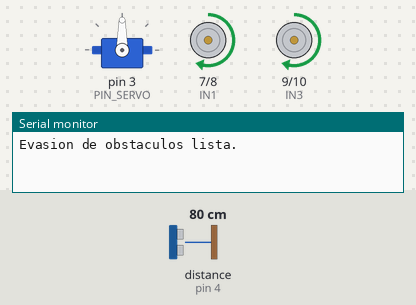
A sketch run on a simulated Arduino Uno, built with avr-gcc and run on an emulated ATmega328P. On the bench: servo, motor-driver pin pairs drawn as motors (green arrow = first pin HIGH = forward, orange = second pin HIGH = backward, longer = more drive, scaled by the enable pin), the last lines printed to the serial monitor. Wiring (inferred from the names in the program): ultrasonic range finder: trigger pin 2; echo pin 4. The test bench sets the inputs (shaded band); at power-on: distance to the obstacle (sensor on pin 4) 80 cm. The echo pulse lasts 58.3 µs per cm.

Above: at 2.2 s.
2.3 s: distance to the obstacle (sensor on pin 4) set to 22 cm
3.8 s: distance to the obstacle (sensor on pin 4) set to 18 cm
At 4.25 s:
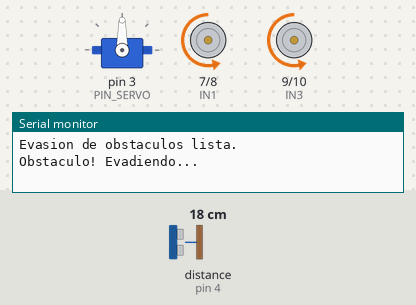
At 4.85 s:
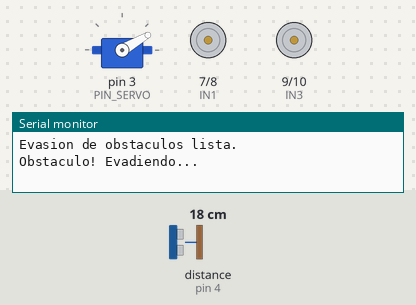
6.8 s: distance to the obstacle (sensor on pin 4) set to 35 cm
9.8 s: distance to the obstacle (sensor on pin 4) set to 2 cm
At 12.33 s:
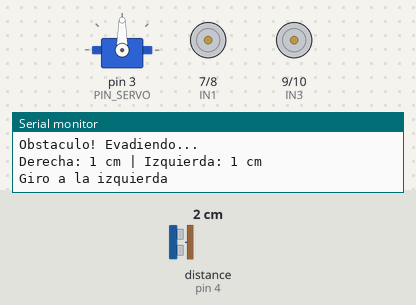
Timing chart, 0 to 13.8 s (numbered marks = the images above; inputs shaded):
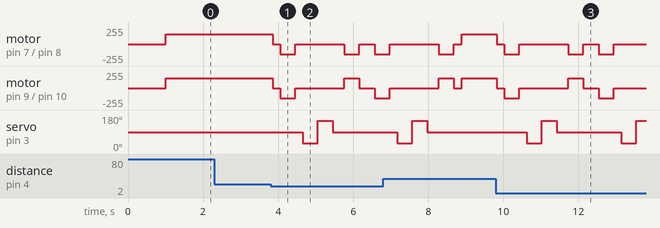

The sketch:

04_obstacle_avoidance.ino
```cpp
/*
 * 04_obstacle_avoidance.ino
 * -----------------------------------------------------------
 * Evasion de obstaculos autonoma: junta motores + HC-SR04 + servo.
 * Es la integracion de los pasos 1, 2 y 3.
 *
 * Comportamiento:
 *   - Avanza mientras el frente este despejado.
 *   - Si detecta un obstaculo cerca:
 *       1. Se detiene y retrocede un poco.
 *       2. Con el servo mira a la derecha y a la izquierda y mide.
 *       3. Gira hacia el lado mas despejado.
 *       4. Vuelve a avanzar.
 *
 * SEGURIDAD: prueba primero con el robot sobre un soporte (ruedas
 * al aire) para confirmar la logica en el Monitor Serie, y recien
 * despues pruebalo en el suelo.
 *
 * Conexiones (mapa oficial del proyecto, ver docs/wiring.md):
 *   L298N : ENA=D5, ENB=D6, IN1=D7, IN2=D8, IN3=D9, IN4=D10
 *   HC-SR04: TRIG=D2, ECHO=D4
 *   SG90  : senal=D3
 *   GND comun entre bateria, L298N y Arduino (obligatorio).
 */

#include <Servo.h>

// ---- Pines ----
const int ENA = 5, IN1 = 7, IN2 = 8;     // motor izquierdo
const int ENB = 6, IN3 = 9, IN4 = 10;    // motor derecho
const int PIN_TRIG = 2, PIN_ECHO = 4;    // ultrasonico
const int PIN_SERVO = 3;                 // servo

// ---- Parametros de comportamiento ----
const int VELOCIDAD = 150;            // 0-255
const int DISTANCIA_SEGURA_CM = 20;   // si hay algo mas cerca, evade
const int ANG_DERECHA = 30, ANG_CENTRO = 90, ANG_IZQUIERDA = 150;
const unsigned long TIMEOUT_US = 25000;

Servo servo;

void setup() {
  pinMode(ENA, OUTPUT); pinMode(IN1, OUTPUT); pinMode(IN2, OUTPUT);
  pinMode(ENB, OUTPUT); pinMode(IN3, OUTPUT); pinMode(IN4, OUTPUT);
  pinMode(PIN_TRIG, OUTPUT); pinMode(PIN_ECHO, INPUT);
  digitalWrite(PIN_TRIG, LOW);

  servo.attach(PIN_SERVO);
  servo.write(ANG_CENTRO);

  Serial.begin(9600);
  Serial.println("Evasion de obstaculos lista.");
  detener();
  delay(1000);
}

void loop() {
  long distanciaFrente = medirDistanciaCm();

  // Sin lectura (-1) lo tratamos como "despejado": el sensor no ve nada cerca.
  if (distanciaFrente >= 0 && distanciaFrente < DISTANCIA_SEGURA_CM) {
    evadir();
  } else {
    adelante(VELOCIDAD);
  }

  delay(60);  // ritmo del ciclo; suficiente para reaccionar a tiempo
}

// ---- Secuencia de evasion ----
void evadir() {
  Serial.println("Obstaculo! Evadiendo...");
  detener();
  delay(200);

  // Retroceder un poco para tener espacio de maniobra.
  atras(VELOCIDAD);
  delay(400);
  detener();
  delay(200);

  // Mirar a la derecha y a la izquierda con el servo y medir.
  long distDerecha = medirHacia(ANG_DERECHA);
  long distIzquierda = medirHacia(ANG_IZQUIERDA);
  servo.write(ANG_CENTRO);  // dejar el sensor mirando al frente otra vez
  delay(300);

  Serial.print("Derecha: "); Serial.print(distDerecha);
  Serial.print(" cm | Izquierda: "); Serial.print(distIzquierda);
  Serial.println(" cm");

  // Girar hacia el lado mas despejado. (-1 = sin eco = muy despejado)
  bool izquierdaMejor = comparaDespeje(distIzquierda, distDerecha);
  if (izquierdaMejor) {
    Serial.println("Giro a la izquierda");
    girarIzquierda(VELOCIDAD);
  } else {
    Serial.println("Giro a la derecha");
    girarDerecha(VELOCIDAD);
  }
  delay(400);  // duracion del giro; ajustar segun cuanto gire tu robot
  detener();
  delay(150);
}

// Mueve el servo a un angulo, espera a que llegue y mide la distancia.
long medirHacia(int angulo) {
  servo.write(angulo);
  delay(400);  // que el servo llegue antes de medir
  return medirDistanciaCm();
}

// true si 'a' esta mas despejado que 'b'. Un -1 (sin eco) cuenta como
// "muy lejos / despejado", por eso lo convertimos a un valor grande.
bool comparaDespeje(long a, long b) {
  long da = (a < 0) ? 9999 : a;
  long db = (b < 0) ? 9999 : b;
  return da >= db;
}

// ---- Sensor ----
long medirDistanciaCm() {
  digitalWrite(PIN_TRIG, LOW);
  delayMicroseconds(2);
  digitalWrite(PIN_TRIG, HIGH);
  delayMicroseconds(10);
  digitalWrite(PIN_TRIG, LOW);

  long duracion = pulseIn(PIN_ECHO, HIGH, TIMEOUT_US);
  if (duracion == 0) return -1;  // sin eco
  return duracion / 58;
}

// ---- Movimiento (mismas funciones del paso 1) ----
void adelante(int v)       { motorIzq(true, v);  motorDer(true, v); }
void atras(int v)          { motorIzq(false, v); motorDer(false, v); }
void girarIzquierda(int v) { motorIzq(false, v); motorDer(true, v); }
void girarDerecha(int v)   { motorIzq(true, v);  motorDer(false, v); }
void detener()             { analogWrite(ENA, 0); analogWrite(ENB, 0); }

void motorIzq(bool adelante, int v) {
  digitalWrite(IN1, adelante ? HIGH : LOW);
  digitalWrite(IN2, adelante ? LOW : HIGH);
  analogWrite(ENA, v);
}

void motorDer(bool adelante, int v) {
  digitalWrite(IN3, adelante ? HIGH : LOW);
  digitalWrite(IN4, adelante ? LOW : HIGH);
  analogWrite(ENB, v);
}
```

Measured:
- the behaviour switches between 21 and 20 cm on distance to the obstacle (sensor on pin 4) (found by bisection; images 0 and 1)
- after the input at 2.3 s, every drawn part: stays the same
